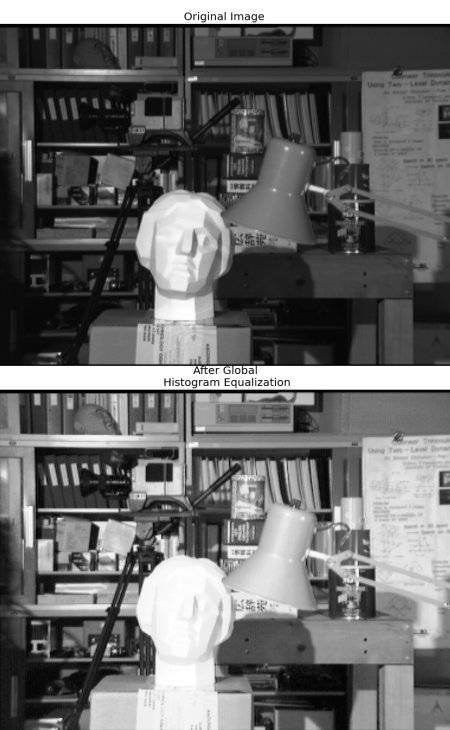
#> input picture img/clahe_1.jpg, 450 x 730 px
$ python clache.py
#> lines starting #> are read from the running program, lines starting #| are printed output that depends on the picture
import numpy as np
import cv2 as cv

img = cv.imread('img/clahe_1.jpg', cv.IMREAD_GRAYSCALE)
#> img is the input picture: shape (730, 450); min 0, max 255, mean 107.8
assert img is not None, "file could not be read, check with os.path.exists()"

# create a CLAHE object (Arguments are optional).
clahe = cv.createCLAHE(clipLimit=2.0, tileGridSize=(8,8))
cl1 = clahe.apply(img)
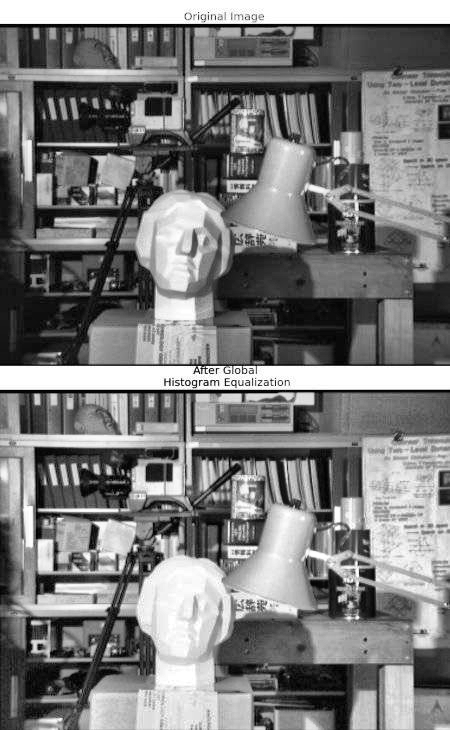
#> cl1: shape (730, 450); min 0, max 255, mean 124

cv.imwrite('clahe_2.jpg',cl1)

$ run again, with img/apple.jpg copied over img/clahe_1.jpg
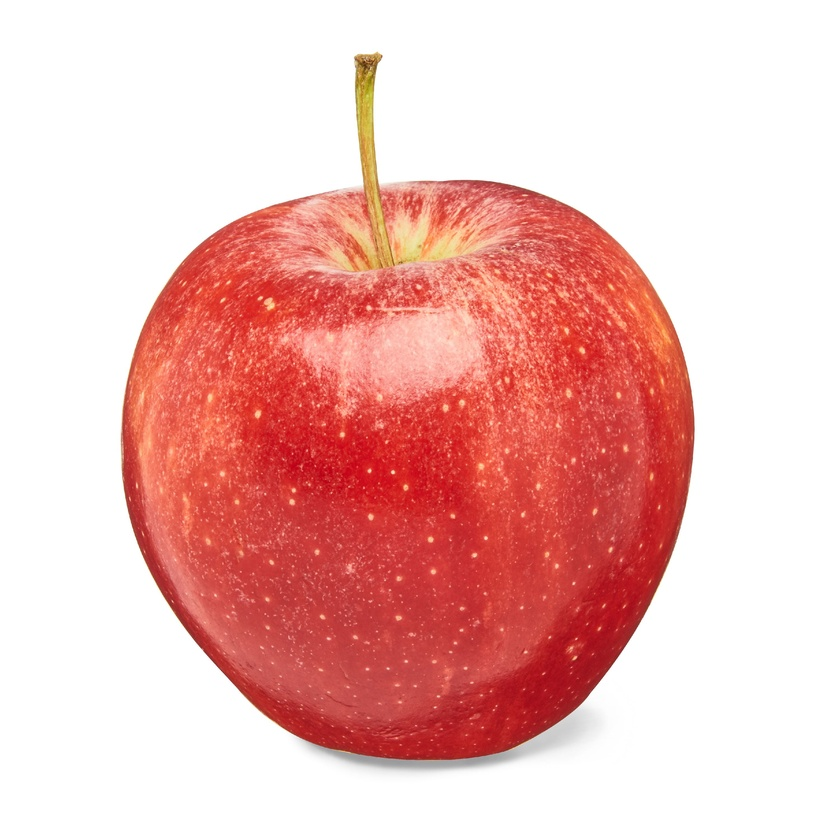
#> input picture img/apple.jpg, 840 x 840 px, shrunk from 3000 x 3000 before the run
#> `img = cv.imread('img/clahe_1.jpg', cv.IMREAD_GRAYSCALE)`:
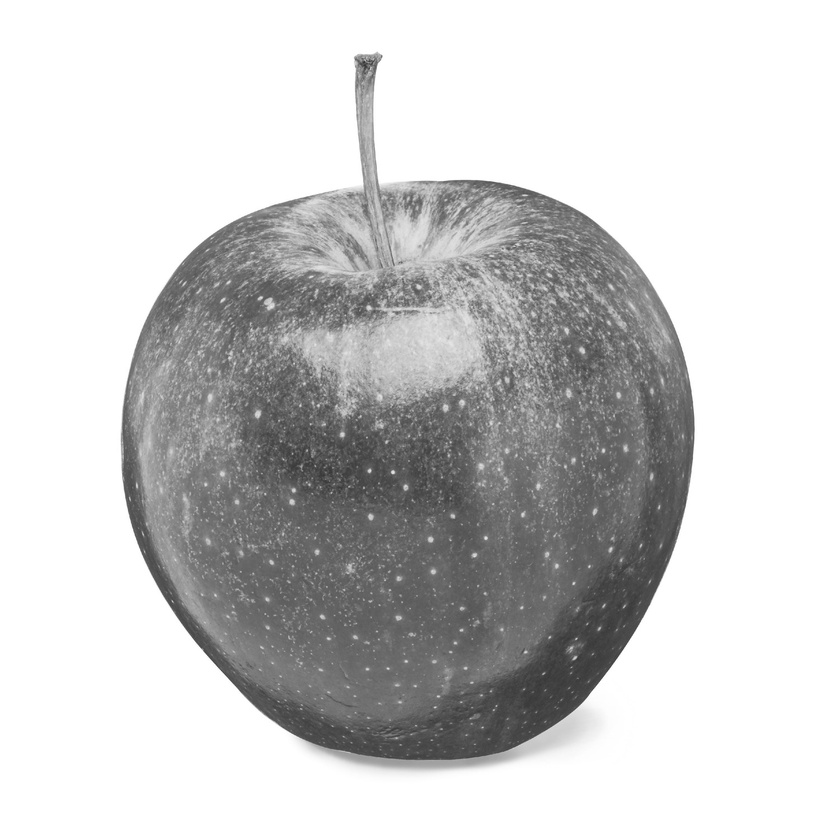
#> img: shape (840, 840); min 51, max 255, mean 203.8
#> `cl1 = clahe.apply(img)`:
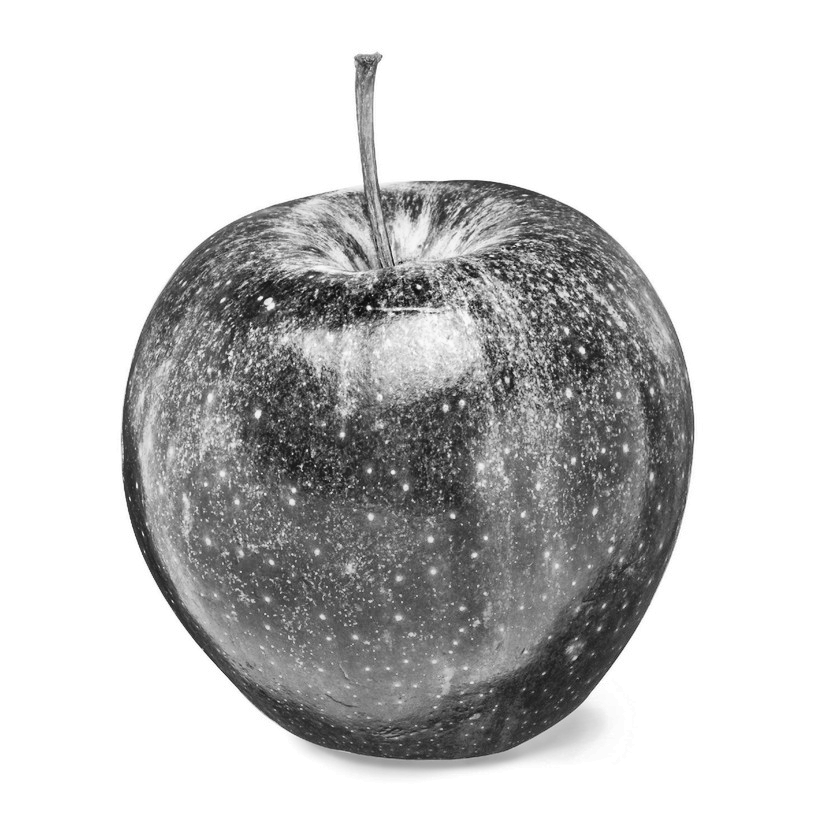
#> cl1: shape (840, 840); min 13, max 255, mean 202.3
